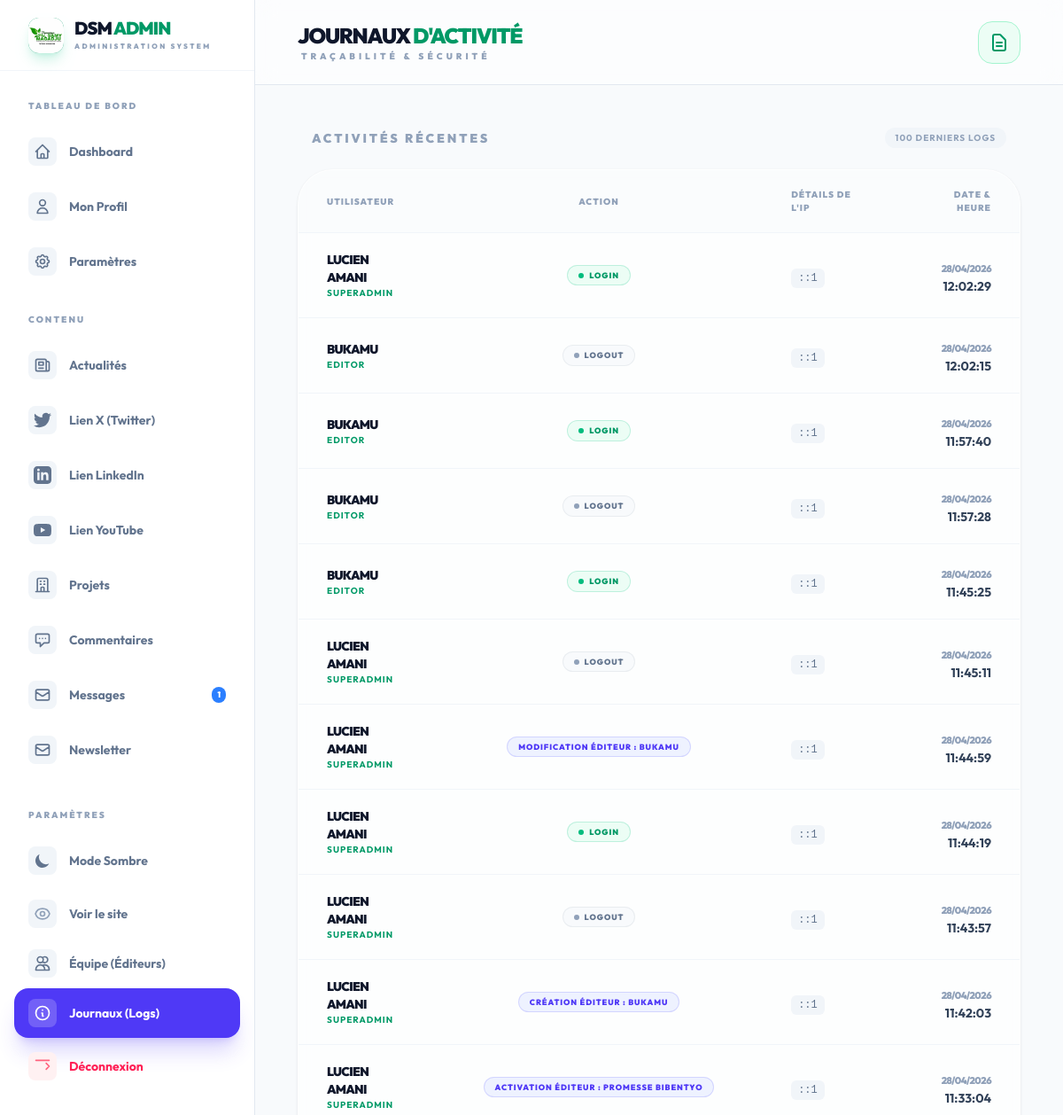
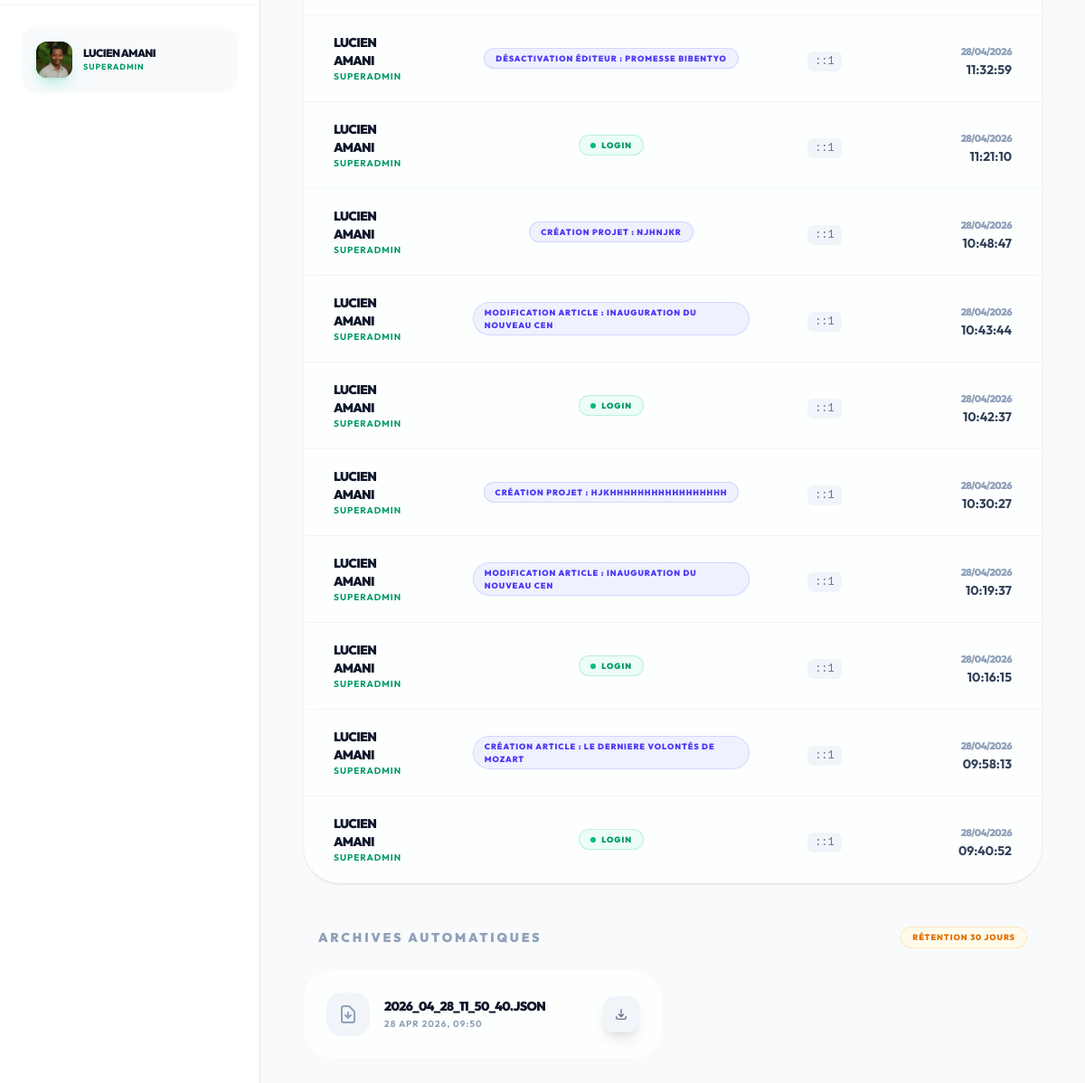
The page /admin/logs.php (signed in) on the database its author committed (2 pictures, top to bottom).
### tables this page shows
CREATE TABLE `users` (
  `id` int(11) NOT NULL,
  `username` varchar(50) NOT NULL,
  `password` varchar(255) NOT NULL,
  `full_name` varchar(100) DEFAULT NULL,
  `email` varchar(150) DEFAULT NULL,
  `phone` varchar(20) DEFAULT NULL,
  `avatar` varchar(255) DEFAULT NULL,
  `role` enum('Admin','Superadmin','Editor') DEFAULT 'Editor',
  `status` tinyint(1) DEFAULT 1,
  `last_login` datetime DEFAULT NULL,
  `created_at` timestamp NOT NULL DEFAULT current_timestamp()
);

CREATE TABLE `admin_logs` (
  `id` int(11) NOT NULL,
  `user_id` int(11) NOT NULL,
  `action` varchar(50) NOT NULL,
  `ip_address` varchar(45) NOT NULL,
  `created_at` timestamp NOT NULL DEFAULT current_timestamp()
);

CREATE TABLE `log_exports` (
  `id` int(11) NOT NULL,
  `filename` varchar(255) NOT NULL,
  `created_at` timestamp NOT NULL DEFAULT current_timestamp()
);

### admin/logs.php (the view, shortened to what the rows shown need)
<?php
$pdo = getDBConnection();
$logs = [];
try {
    $stmt = $pdo->query("SELECT al.*, u.full_name, u.role FROM admin_logs al JOIN users u ON al.user_id = u.id ORDER BY al.created_at DESC LIMIT 100");
    $logs = $stmt->fetchAll();
} catch(Exception $e) {}
$exports = [];
try {
    $stmt_e = $pdo->query("SELECT * FROM log_exports ORDER BY created_at DESC");
    $exports = $stmt_e->fetchAll();
} catch(Exception $e) {}
?>
<!DOCTYPE html>
<html lang="fr">
<head>
    <link rel="stylesheet" href="<?php echo SITE_URL; ?>/dist/output.css">
</head>
<body class="bg-slate-50 dark:bg-slate-950 flex transition-colors duration-300 min-h-screen">
    <?php include 'includes/sidebar.php'; ?>
    <main class="flex-1 lg:ml-72 flex flex-col min-w-0 overflow-hidden">
        <header class="h-24 flex items-center justify-between px-8 lg:px-12 bg-white/50 dark:bg-slate-900/50 backdrop-blur-md sticky top-0 z-40 border-b border-slate-200 dark:border-slate-800/50">
            <div>
                <h1 class="text-2xl font-black text-slate-900 dark:text-white uppercase tracking-tighter">Journaux <span class="text-emerald-600">d'activité</span></h1>
            </div>
        </header>
        <div class="p-8 lg:p-12 space-y-12 animate-fade-in">
            <section>
                <div class="glass-panel rounded-[2.5rem] overflow-hidden shadow-sm">
                    <div class="overflow-x-auto">
                        <table class="w-full text-left">
                            <thead>
                                <tr class="border-b border-slate-100 dark:border-slate-800/50 bg-slate-50/50 dark:bg-slate-800/20">
                                    <th class="px-8 py-5 text-[10px] font-black text-slate-400 uppercase tracking-widest">Utilisateur</th>
                                    <th class="px-8 py-5 text-[10px] font-black text-slate-400 uppercase tracking-widest text-center">Action</th>
                                    <th class="px-8 py-5 text-[10px] font-black text-slate-400 uppercase tracking-widest">Détails de l'IP</th>
                                    <th class="px-8 py-5 text-[10px] font-black text-slate-400 uppercase tracking-widest text-right">Date & Heure</th>
                                </tr>
                            </thead>
                            <tbody class="divide-y divide-slate-100 dark:divide-slate-800/50">
                                <?php if (empty($logs)): ?>
                                    <tr>
                                        <td colspan="4" class="px-8 py-12 text-center text-slate-400 italic font-medium uppercase tracking-widest text-[10px]">Aucun log récent.</td>
                                    </tr>
                                <?php else: ?>
                                    <?php foreach($logs as $log): ?>
                                    <tr class="hover:bg-slate-50/50 dark:hover:bg-slate-800/20 transition-all group">
                                        <td class="px-8 py-5">
                                            <div class="flex flex-col">
                                                <span class="font-black text-slate-900 dark:text-white uppercase tracking-tighter text-sm"><?php echo htmlspecialchars($log['full_name']); ?></span>
                                                <span class="text-[10px] font-bold text-emerald-600 uppercase tracking-widest"><?php echo htmlspecialchars($log['role']); ?></span>
                                            </div>
                                        </td>
                                        <td class="px-8 py-5">
                                            <div class="flex justify-center">
                                                <?php if ($log['action'] === 'connexion'): ?>
                                                    <span class="px-3 py-1 rounded-full text-[9px] font-black uppercase tracking-widest bg-emerald-50 dark:bg-emerald-900/20 text-emerald-600 border border-emerald-500/20 flex items-center gap-1.5">
                                                        <span class="w-1.5 h-1.5 rounded-full bg-emerald-500 animate-pulse"></span> Login
                                                    </span>
                                                <?php elseif ($log['action'] === 'deconnexion'): ?>
                                                    <span class="px-3 py-1 rounded-full text-[9px] font-black uppercase tracking-widest bg-slate-50 dark:bg-slate-800/50 text-slate-500 border border-slate-500/10 flex items-center gap-1.5">
                                                        <span class="w-1.5 h-1.5 rounded-full bg-slate-400"></span> Logout
                                                    </span>
                                                <?php else: ?>
                                                    <span class="px-3 py-1 rounded-full text-[9px] font-black uppercase tracking-widest bg-indigo-50 dark:bg-indigo-900/20 text-indigo-600 border border-indigo-500/20">
                                                        <?php echo htmlspecialchars($log['action']); ?>
                                                    </span>
                                                <?php endif; ?>
                                            </div>
                                        </td>
                                        <td class="px-8 py-5">
                                            <span class="text-xs font-mono text-slate-500 dark:text-slate-400 bg-slate-100 dark:bg-slate-800 px-2 py-1 rounded-md"><?php echo htmlspecialchars($log['ip_address']); ?></span>
                                        </td>
                                        <td class="px-8 py-5 text-right">
                                            <span class="text-[11px] font-black text-slate-400 dark:text-slate-500 uppercase tracking-tighter"><?php echo date('d/m/Y', strtotime($log['created_at'])); ?></span>
                                            <span class="block text-sm font-bold text-slate-700 dark:text-slate-300"><?php echo date('H:i:s', strtotime($log['created_at'])); ?></span>
                                        </td>
                                    </tr>
                                    <?php endforeach; ?>
                                <?php endif; ?>
                            </tbody>
                        </table>
                    </div>
                </div>
            </section>
            <section>
                <div class="grid grid-cols-1 md:grid-cols-2 xl:grid-cols-3 gap-6">
                    <?php if (empty($exports)): ?>
                        <div class="col-span-full glass-panel rounded-[2rem] p-12 text-center text-slate-400 italic font-medium uppercase tracking-widest text-[10px]">
                            Aucune archive disponible.
                        </div>
                    <?php else: ?>
                        <?php foreach($exports as $export): ?>
                            <div class="glass-panel p-6 rounded-[2rem] flex items-center justify-between group hover:border-emerald-500/30 transition-all">
                                <div class="flex items-center gap-4">
                                    <div class="w-12 h-12 rounded-2xl bg-slate-100 dark:bg-slate-800 text-slate-400 group-hover:bg-emerald-50 group-hover:text-emerald-600 dark:group-hover:bg-emerald-900/20 transition-all flex items-center justify-center shrink-0">
                                        <svg class="w-6 h-6" fill="none" stroke="currentColor" viewBox="0 0 24 24"><path stroke-linecap="round" stroke-linejoin="round" stroke-width="2" d="M12 10v6m0 0l-3-3m3 3l3-3m2 8H7a2 2 0 01-2-2V5a2 2 0 012-2h5.586a1 1 0 01.707.293l5.414 5.414a1 1 0 01.293.707V19a2 2 0 01-2 2z"></path></svg>
                                    </div>
                                    <div class="flex flex-col min-w-0">
                                        <span class="text-sm font-black text-slate-900 dark:text-white uppercase tracking-tighter truncate"><?php echo str_replace('logs_export_', '', $export['filename']); ?></span>
                                        <span class="text-[10px] font-bold text-slate-400 uppercase tracking-widest mt-0.5"><?php echo date('d M Y, H:i', strtotime($export['created_at'])); ?></span>
                                    </div>
                                </div>
                                <a href="?download=<?php echo urlencode($export['filename']); ?>" class="w-10 h-10 bg-slate-100 dark:bg-slate-800 text-slate-500 rounded-xl flex items-center justify-center hover:bg-emerald-600 hover:text-white transition-all shadow-lg hover:shadow-emerald-500/20">
                                    <svg class="w-4 h-4" fill="none" stroke="currentColor" viewBox="0 0 24 24"><path stroke-linecap="round" stroke-linejoin="round" stroke-width="2" d="M4 16v1a3 3 0 003 3h10a3 3 0 003-3v-1m-4-4l-4 4m0 0l-4-4m4 4V4"></path></svg>
                                </a>
                            </div>
                        <?php endforeach; ?>
                    <?php endif; ?>
                </div>
            </section>
        </div>
    </main>
</body>
</html>

### admin/includes/sidebar.php (shortened to what the rows shown need)
<aside id="sidebar" class="fixed inset-y-0 left-0 z-50 w-72 bg-white dark:bg-slate-900 border-r border-slate-200 dark:border-slate-800 transition-transform duration-300 transform -translate-x-full lg:translate-x-0 overflow-y-auto">
    <div class="p-6 border-t border-slate-100 dark:border-slate-800">
        <a href="<?php echo SITE_URL; ?>/admin/profil" class="p-4 bg-slate-50 dark:bg-slate-800/50 rounded-2xl flex items-center gap-3 hover:bg-emerald-50 dark:hover:bg-emerald-900/10 transition-colors group">
            <div class="w-10 h-10 bg-emerald-600 rounded-xl flex items-center justify-center text-white font-black text-sm shrink-0 shadow-lg shadow-emerald-500/20 overflow-hidden">
                <?php
                    $pdo_av = getDBConnection();
                    $stmt_av = $pdo_av->prepare("SELECT avatar FROM users WHERE id = :id");
                    $stmt_av->execute([':id' => $_SESSION['admin_id']]);
                    $av_user = $stmt_av->fetch();
                    if($av_user && $av_user['avatar']):
                ?>
                    <img src="<?php echo SITE_URL; ?>/uploads/avatars/<?php echo $av_user['avatar']; ?>" class="w-full h-full object-cover">
                <?php else: ?>
                    <?php echo strtoupper(substr($_SESSION['admin_name'], 0, 1)); ?>
                <?php endif; ?>
            </div>
        </a>
    </div>
</aside>

### rows shown on the page
users: avatar (picture)
admin_logs: user.full_name "LUCIEN AMANI", user.role "SUPERADMIN", action "connexion" (drawn), ip_address "::1", created_at "28/04/2026", created_at "12:02:29"
admin_logs: user.full_name "BUKAMU", user.role "EDITOR", action "deconnexion" (drawn), ip_address "::1", created_at "28/04/2026", created_at "12:02:15"
admin_logs: user.full_name "BUKAMU", user.role "EDITOR", action "connexion" (drawn), ip_address "::1", created_at "28/04/2026", created_at "11:57:40"
admin_logs: user.full_name "BUKAMU", user.role "EDITOR", action "deconnexion" (drawn), ip_address "::1", created_at "28/04/2026", created_at "11:57:28"
admin_logs: user.full_name "BUKAMU", user.role "EDITOR", action "connexion" (drawn), ip_address "::1", created_at "28/04/2026", created_at "11:45:25"
admin_logs: user.full_name "LUCIEN AMANI", user.role "SUPERADMIN", action "deconnexion" (drawn), ip_address "::1", created_at "28/04/2026", created_at "11:45:11"
admin_logs: user.full_name "LUCIEN AMANI", user.role "SUPERADMIN", action "MODIFICATION ÉDITEUR : BUKAMU", ip_address "::1", created_at "28/04/2026", created_at "11:44:59"
admin_logs: user.full_name "LUCIEN AMANI", user.role "SUPERADMIN", action "connexion" (drawn), ip_address "::1", created_at "28/04/2026", created_at "11:44:19"
admin_logs: user.full_name "LUCIEN AMANI", user.role "SUPERADMIN", action "deconnexion" (drawn), ip_address "::1", created_at "28/04/2026", created_at "11:43:57"
admin_logs: user.full_name "LUCIEN AMANI", user.role "SUPERADMIN", action "CRÉATION ÉDITEUR : BUKAMU", ip_address "::1", created_at "28/04/2026", created_at "11:42:03"
admin_logs: user.full_name "LUCIEN AMANI", user.role "SUPERADMIN", action "ACTIVATION ÉDITEUR : PROMESSE BIBENTYO", ip_address "::1", created_at "28/04/2026", created_at "11:33:04"
admin_logs: user.full_name "LUCIEN AMANI", user.role "SUPERADMIN", action "DÉSACTIVATION ÉDITEUR : PROMESSE BIBENTYO", ip_address "::1", created_at "28/04/2026", created_at "11:32:59"
admin_logs: user.full_name "LUCIEN AMANI", user.role "SUPERADMIN", action "connexion" (drawn), ip_address "::1", created_at "28/04/2026", created_at "11:21:10"
admin_logs: user.full_name "LUCIEN AMANI", user.role "SUPERADMIN", action "CRÉATION PROJET : NJHNJKR", ip_address "::1", created_at "28/04/2026", created_at "10:48:47"
admin_logs: user.full_name "LUCIEN AMANI", user.role "SUPERADMIN", action "MODIFICATION ARTICLE : INAUGURATION DU NOUVEAU CEN", ip_address "::1", created_at "28/04/2026", created_at "10:43:44"
admin_logs: user.full_name "LUCIEN AMANI", user.role "SUPERADMIN", action "connexion" (drawn), ip_address "::1", created_at "28/04/2026", created_at "10:42:37"
admin_logs: user.full_name "LUCIEN AMANI", user.role "SUPERADMIN", action "CRÉATION PROJET : HJKHHHHHHHHHHHHHHHHH", ip_address "::1", created_at "28/04/2026", created_at "10:30:27"
admin_logs: user.full_name "LUCIEN AMANI", user.role "SUPERADMIN", action "MODIFICATION ARTICLE : INAUGURATION DU NOUVEAU CEN", ip_address "::1", created_at "28/04/2026", created_at "10:19:37"
admin_logs: user.full_name "LUCIEN AMANI", user.role "SUPERADMIN", action "connexion" (drawn), ip_address "::1", created_at "28/04/2026", created_at "10:16:15"
admin_logs: user.full_name "LUCIEN AMANI", user.role "SUPERADMIN", action "CRÉATION ARTICLE : LE DERNIERE VOLONTÉS DE MOZART", ip_address "::1", created_at "28/04/2026", created_at "09:58:13"
admin_logs: user.full_name "LUCIEN AMANI", user.role "SUPERADMIN", action "connexion" (drawn), ip_address "::1", created_at "28/04/2026", created_at "09:40:52"
log_exports: filename "2026_04_28_11_50_40.JSON", created_at "28 APR 2026, 09:50"

### other values the page prints
$new_msgs "1"
$_SESSION['admin_name'] "LUCIEN AMANI"
$_SESSION['admin_role'] "SUPERADMIN"
